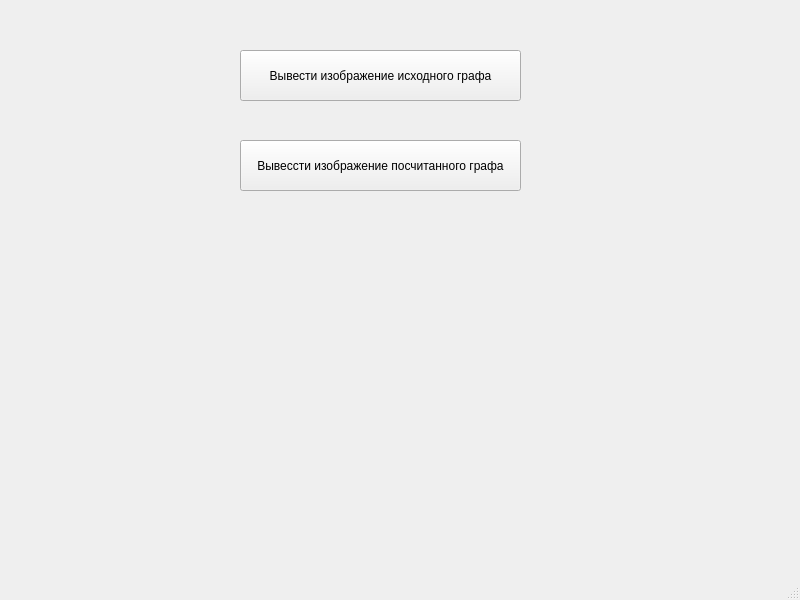
<?xml version="1.0" encoding="UTF-8"?>
<ui version="4.0">
 <class>MainWindow</class>
 <widget class="QMainWindow" name="MainWindow">
  <property name="geometry">
   <rect>
    <x>0</x>
    <y>0</y>
    <width>800</width>
    <height>600</height>
   </rect>
  </property>
  <property name="windowTitle">
   <string>MainWindow</string>
  </property>
  <widget class="QWidget" name="centralwidget">
   <widget class="QPushButton" name="ShowGraph">
    <property name="geometry">
     <rect>
      <x>240</x>
      <y>50</y>
      <width>281</width>
      <height>51</height>
     </rect>
    </property>
    <property name="text">
     <string>Вывести изображение исходного графа</string>
    </property>
   </widget>
   <widget class="QPushButton" name="ShowGraph_2">
    <property name="geometry">
     <rect>
      <x>240</x>
      <y>140</y>
      <width>281</width>
      <height>51</height>
     </rect>
    </property>
    <property name="text">
     <string>Вывессти изображение посчитанного графа</string>
    </property>
   </widget>
  </widget>
  <widget class="QMenuBar" name="menubar">
   <property name="geometry">
    <rect>
     <x>0</x>
     <y>0</y>
     <width>800</width>
     <height>22</height>
    </rect>
   </property>
  </widget>
  <widget class="QStatusBar" name="statusbar"/>
 </widget>
 <resources/>
 <connections/>
</ui>
